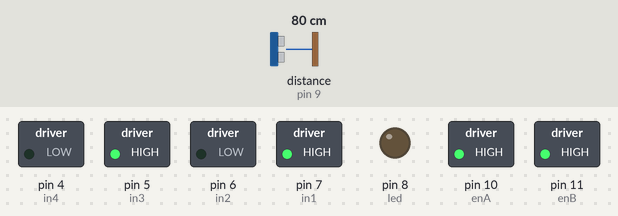
A sketch run on a simulated Arduino Uno, built with avr-gcc and run on an emulated ATmega328P. Parts: switched loads named in the sketch (green lamp = pin HIGH), output pins drawn as LEDs (lit = HIGH). Wiring (inferred from the names in the program): ultrasonic range finder: trigger pin 12; echo pin 9. Inputs (shaded band) come from the test bench; at power-on: distance to the obstacle (sensor on pin 9) 80 cm. The echo pulse lasts 58.3 µs per cm; pins used as bus, display or sensor lines are not drawn.

Above: at 1.2 s.
1.3 s: distance to the obstacle (sensor on pin 9) set to 23 cm
2.8 s: distance to the obstacle (sensor on pin 9) set to 18 cm
At 3.9 s:
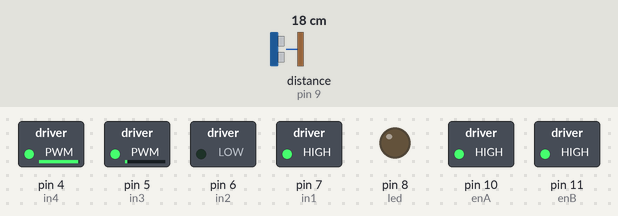
4.3 s: distance to the obstacle (sensor on pin 9) set to 35 cm
At 5.5 s:
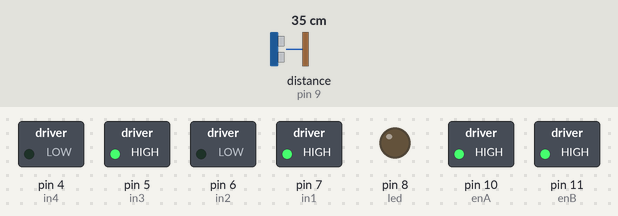
5.8 s: distance to the obstacle (sensor on pin 9) set to 2 cm
At 7.0 s:
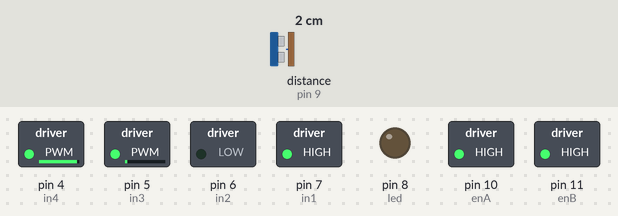
7.3 s: distance to the obstacle (sensor on pin 9) set to 60 cm
At 8.0 s:
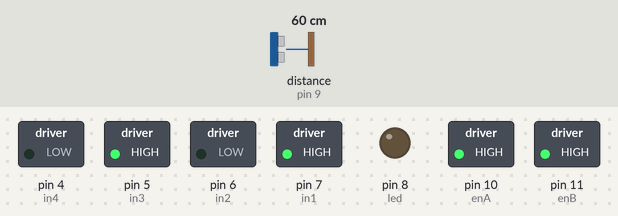
Timing chart, 0 to 9.8 s (numbered marks = the images above; inputs shaded):
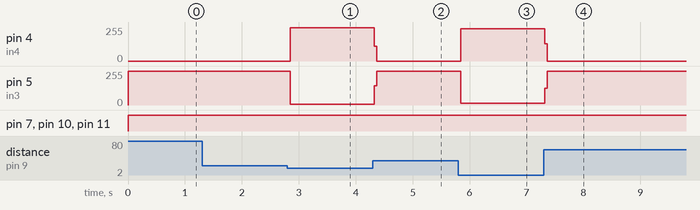

Measured:
- the behaviour switches between 21 and 20 cm on distance to the obstacle (sensor on pin 9) (found by bisection; images 0 and 1)
- after the input at 1.3 s, every drawn part: stays the same
- after the input at 2.8 s, pin 4 (in4): 0/255 → 249/255 after 0.05 s; pin 5 (in3): 255/255 → 6/255 after 0.05 s
- after the input at 4.3 s, pin 4 (in4): 249/255 → 0/255 at once; pin 5 (in3): 6/255 → 255/255 at once
- after the input at 5.8 s, pin 4 (in4): 0/255 → 242/255 at once; pin 5 (in3): 255/255 → 13/255 at once
- after the input at 7.3 s, pin 4 (in4): 242/255 → 0/255 at once; pin 5 (in3): 13/255 → 255/255 at once

The sketch:

firstattemtautonom.ino
```cpp
//uninterupted delay
unsigned long previousMillis = 0;
bool goLeft = 0;
int interval = 2000;


// ultrasone sensor
int trig = 12;
int echo = 9;
long lecture_echo;
long cm;
//motor shield
int enA = 10;
int in1 = 7;
int in2 = 6;
int enB = 11;
int in3 = 5;
int in4 = 4;
//test led
int led = 8;
//afgesproken afstand
int setDistance = 20;
void setup()
{
  pinMode(enA, OUTPUT);
  pinMode(enB, OUTPUT);
  pinMode(in1, OUTPUT);
  pinMode(in2, OUTPUT);
  pinMode(in3, OUTPUT);
  pinMode(in4, OUTPUT);
  //ultrasone
  pinMode(trig, OUTPUT);
  digitalWrite(trig, LOW);
  pinMode(echo, INPUT);
  Serial.begin(9600);
  //led output
  pinMode(led, OUTPUT);
}
void loop()
{
  unsigned long currentMillis = millis();
  digitalWrite(trig, HIGH);
  delayMicroseconds(10);
  digitalWrite(trig, LOW);
  lecture_echo = pulseIn(echo, HIGH);
  cm = lecture_echo / 58;

  //rijd naar voren
  vooruit();

  //check afstand
  if (cm < setDistance)
  {

    if (goLeft < 5) {
      links();
    } else {
      rechts();
    }
    if (currentMillis - previousMillis >= interval) {
      previousMillis = currentMillis;
      goLeft = goLeft + 1;

      //      if (!isFree(cm)) {
      //        rechts();
      //        delay(3000);
      //      }

    }
  }
}
bool isFree(int cm) {
  if (cm > setDistance) {
    Serial.println("Plek is vrij");
    return true;
  }
  return false;
}


void vooruit()
{
  digitalWrite(in1, HIGH);
  digitalWrite(in2, LOW);
  digitalWrite(in3, HIGH);
  digitalWrite(in4, LOW);
  analogWrite(enA, 255);
  analogWrite(enB, 255);
}

void achteruit()
{
  digitalWrite(in1, LOW);
  digitalWrite(in2, HIGH);
  digitalWrite(in3, LOW);
  digitalWrite(in4, HIGH);
  analogWrite(enA, 255);
  analogWrite(enB, 255);
}

void links()
{
  digitalWrite(in1, HIGH); // eerste 2 zijn links 2de rechts
  digitalWrite(in2, LOW);
  digitalWrite(in3, LOW);
  digitalWrite(in4, HIGH);
  analogWrite(enA, 255);
  analogWrite(enB, 255);
}

void rechts()
{
  digitalWrite(in1, LOW); // eerste 2 zijn links 2de rechts
  digitalWrite(in2, HIGH);
  digitalWrite(in3, HIGH);
  digitalWrite(in4, LOW);
  analogWrite(enA, 255);
  analogWrite(enB, 255);
}

void uit()
{
  digitalWrite(in1, LOW);
  digitalWrite(in2, LOW);
  digitalWrite(in3, LOW);
  digitalWrite(in4, LOW);
  analogWrite(enA, 0);
  analogWrite(enB, 0);
}
```
